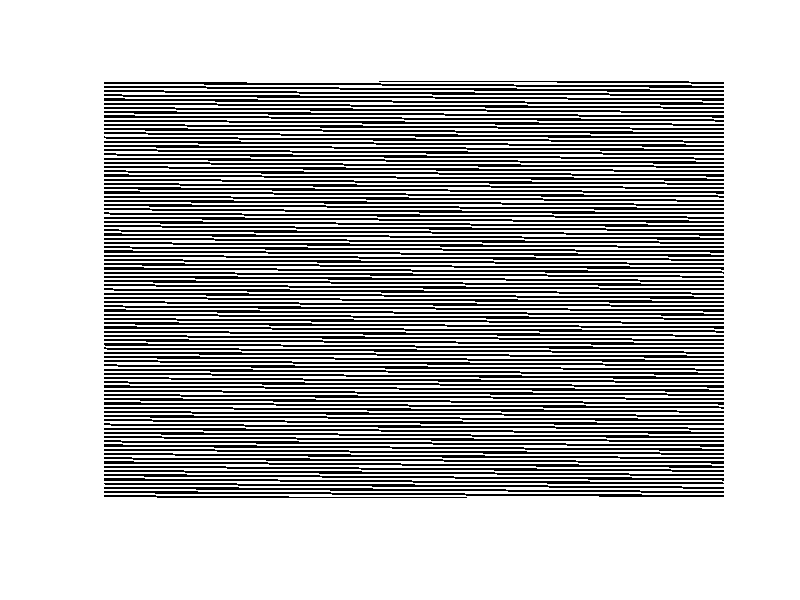

Here is the MATLAB script that generated this plot:
%% Algorithm to generate Pattern for projection onto Spatial Light Modulators

% Resolution of the SLM
ResX=1380
ResY=2048

%------------- We start with all black image and generate a target field intensity

% Generating all black image
E_target=zeros(ResX,ResY);

% E_target(300-100,396+60)=255;
% E_target(300-100,396+40)=255;


%% Generate the image of the required pattern
% We wish to generate a circle, with center (a,b) and radius r

a=ResX/2;
b=ResY/2;

r=1000.0;
delta=500;

% to generate a circle:
% for i=1:1:4*a
%     for j=1:1:4*b
%         if(  ((a-i)^2 +(b-j)^2>r) &&  ( (a-i)^2 +(b-j)^2<(r+delta) )   )
%             E_target(uint16(i),uint16(j))=255;
%             sprintf('%d %d',i,j)
%             
%         end
%     end
% end

% To generate a single spot
E_target(a+100,b)=255;

imshow(E_target)
title('target Pattern')
%  target pattern


%% 
%--------------- We generate a 256 bit phase distribution
E_target=fftshift(E_target);

Phase=rand(ResX,ResY)*(2*pi);
Phase_image=exp(-1i*Phase);
for j=1:1:10
    
    holo=ifftshift(ifft2(E_target.*Phase_image));
    
    Phase_holo=exp(-1i*angle(holo));
    
    E_focus=fft2(Phase_holo);
    Phase_image=exp(-1i*angle(E_focus));
end

Phase=angle(holo);

% For a general 256 bit SLM
Phase=uint8(mod(Phase+2*pi,2*pi)/(2*pi)*255);
imshow(Phase)
title('256 bit phase distribution pattern')

%% 
% ----------- We convert the generated phase distribution to binary
%for the forthdd SLM which is binary
PhaseMat= angle(holo)>0;
Phase= uint8(PhaseMat*255);

% addSave=''
imshow(ifftshift(Phase))
imwrite(ifftshift(Phase),'GS_generated.bmp')
%This is the final generated image
